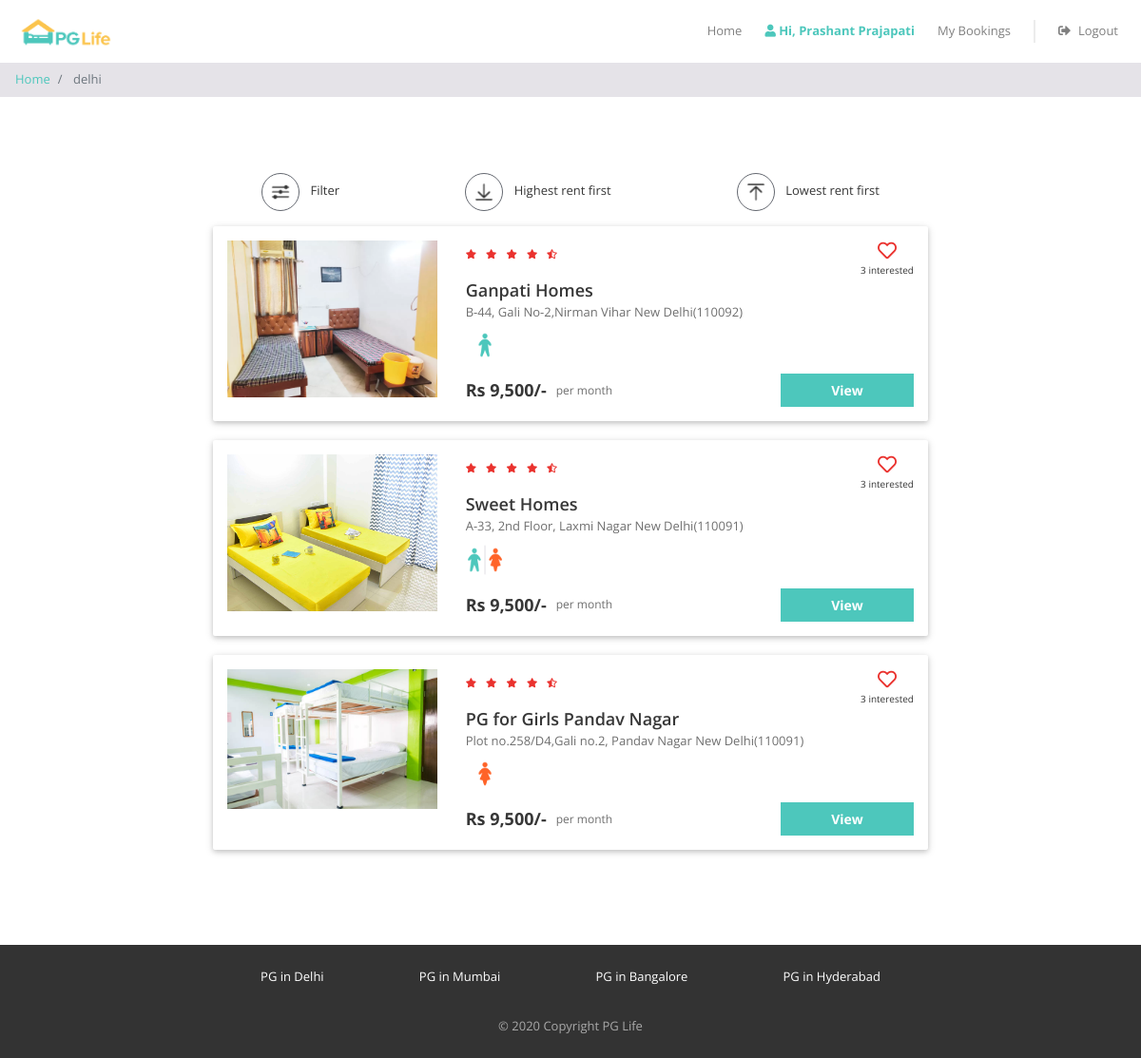
/property_list.php?city=Delhi (signed in), run on the app's committed database.
### tables this page shows
CREATE TABLE `pgweb` (
  `id` int(11) NOT NULL,
  `pgname` varchar(100) NOT NULL,
  `address` varchar(100) NOT NULL,
  `city` varchar(100) NOT NULL,
  `image1` varchar(100) NOT NULL,
  `image2` varchar(100) NOT NULL,
  `image3` varchar(100) NOT NULL,
  `image4` varchar(100) NOT NULL,
  `image5` varchar(100) NOT NULL,
  `test_name` varchar(100) NOT NULL,
  `test_name2` varchar(100) NOT NULL
);

### property_list.php (the view, shortened to what this page needs)
<?php
    $db_hostname = "127.0.0.1";
    $db_username = "root";
    $db_password = "";
    $db_name = "pglife";
    $conn = mysqli_connect($db_hostname, $db_username, $db_password, $db_name);
if($_POST) {
    $id=$_POST['city'];
}
else{
    $id=$_GET['city'];
}
$sql = "SELECT * FROM pgweb where city='$id'";
$result = mysqli_query($conn, $sql);
$row = mysqli_fetch_assoc($result);
?>
<!DOCTYPE html>
<html lang="en">
<head>
    <link href="css/bootstrap.min.css" rel="stylesheet" />
    <link href="https://use.fontawesome.com/releases/v5.11.2/css/all.css" rel="stylesheet" />
    <link href="css/common.css" rel="stylesheet" />
    <link href="css/property_list.css" rel="stylesheet" />
</head>
<body>
<?php
    include "includes/header.php";
    ?>
    <nav aria-label="breadcrumb">
        <ol class="breadcrumb py-2">
            <li class="breadcrumb-item">
                <a href="index.html">Home</a>
            </li>
            <li class="breadcrumb-item active" aria-current="page">
            <?= $row['city'];?>
            </li>
        </ol>
    </nav>
    <div class="page-container">
        <div class="filter-bar row justify-content-around">
            <div class="col-auto" data-toggle="modal" data-target="#filter-modal">
                <img src="img/filter.png" alt="filter" />
                <span>Filter</span>
            </div>
            <div class="col-auto">
                <img src="img/desc.png" alt="sort-desc" />
                <span>Highest rent first</span>
            </div>
            <div class="col-auto">
                <img src="img/asc.png" alt="sort-asc" />
                <span>Lowest rent first</span>
            </div>
        </div>
        <?php
                $row_count = mysqli_num_rows($result);
                if ($row_count > 0) {
                    foreach($result as $data){ ?>
        <div class="property-card row">
            <div class="image-container col-md-4">
                <img src="img/<?= $data['image1'] ?>" />
            </div>
            <div class="content-container col-md-8">
                <div class="row no-gutters justify-content-between">
                    <div class="star-container" title="4.5">
                        <i class="fas fa-star"></i>
                        <i class="fas fa-star"></i>
                        <i class="fas fa-star"></i>
                        <i class="fas fa-star"></i>
                        <i class="fas fa-star-half-alt"></i>
                    </div>
                    <div class="interested-container">
                        <i class="far fa-heart"></i>
                        <div class="interested-text">3 interested</div>
                    </div>
                </div>
                <div class="detail-container">
                    <div class="property-name"><?= $data['pgname'];?></div>
                    <div class="property-address"> <?= $data['address'];?> </div>
                    <div class="property-gender">
                        <img src="img/<?= $data['image5'] ?>"/>
                    </div>
                </div>
                <div class="row no-gutters">
                    <div class="rent-container col-6">
                        <div class="rent">Rs 9,500/-</div>
                        <div class="rent-unit">per month</div>
                    </div>
                    <div class="button-container col-6">
                        <a  href="property_detail.php?t=<?= $data['id'] ?>" class="btn btn-primary">View</a>
                    </div>
                </div>
            </div>
        </div>
        <?php } }
    else{
  $response = array("something went wrong");
  echo json_encode($response);
  return;
}
?>
    </div>
    <?php
    include "includes/footer.php";
    ?>
</body>
</html>

### css/common.css (style rules this page uses)
* { box-sizing: border-box; font-family: 'Open Sans', sans-serif; }
body { color: #373737; font-size: 16px; position: relative; }
.btn-primary, .btn-warning, .btn-danger { color: white; font-weight: bold; }
.breadcrumb { background-color: #e5e3e8; font-size: 13px; border-radius: 0px; margin-bottom: 0px; }
.page-container { max-width: 800px; padding: 80px 24px; margin: auto; }

### css/property_list.css (style rules this page uses)
.filter-bar > div { cursor: pointer; font-size: 13px; text-align: center; margin-bottom: 16px; }
.filter-bar img { width: 40px; height: 40px; border-radius: 40px; border: 1px solid #646870; padding: 6px; margin-right: 8px; }
.property-card { background-color: #ffffff; border-radius: 2px; padding: 15px 0px; margin: 0px auto 20px; box-shadow: 0 2px 5px 0 rgba(0, 0, 0, 0.16), 0 2px 10px 0 rgba(0, 0, 0, 0.12); }
.image-container { text-align: center; }
.image-container img { width: 100%; max-width: 300px; }
.star-container i { color: #EA322E; font-size: 10px; margin-right: 6px; }
.interested-container { text-align: center; }
.interested-container i { color: #EA322E; font-size: 20px; cursor: pointer; }
.interested-text { font-size: 10px; }
.detail-container { padding-bottom: 10px; }
.property-name { font-size: 18px; font-weight: 600; }
.property-address { color: #6f6f6f; font-size: 13px; padding-bottom: 5px; }
.property-gender img { width: 40px; }
.rent-container { display: flex; align-items: center; }
.rent { font-size: 18px; font-weight: bold; padding-right: 10px; }
.rent-unit { color: #6f6f6f; font-size: 12px; }
.button-container .btn { font-size: 14px; border-radius: 0px; width: 140px; float: right; }

### data on the page
pgweb: city "delhi", image1 (picture), pgname "Ganpati Homes", address "B-44, Gali No-2,Nirman Vihar New Delhi(110092)", image5 (picture)
pgweb: image1 (picture), pgname "Sweet Homes", address "A-33, 2nd Floor, Laxmi Nagar New Delhi(110091)", image5 (picture)
pgweb: image1 (picture), pgname "PG for Girls Pandav Nagar", address "Plot no.258/D4,Gali no.2, Pandav Nagar New Delhi(110091)", image5 (picture)

### other printed values
$_SESSION["full_name"] "Prashant Prajapati"
